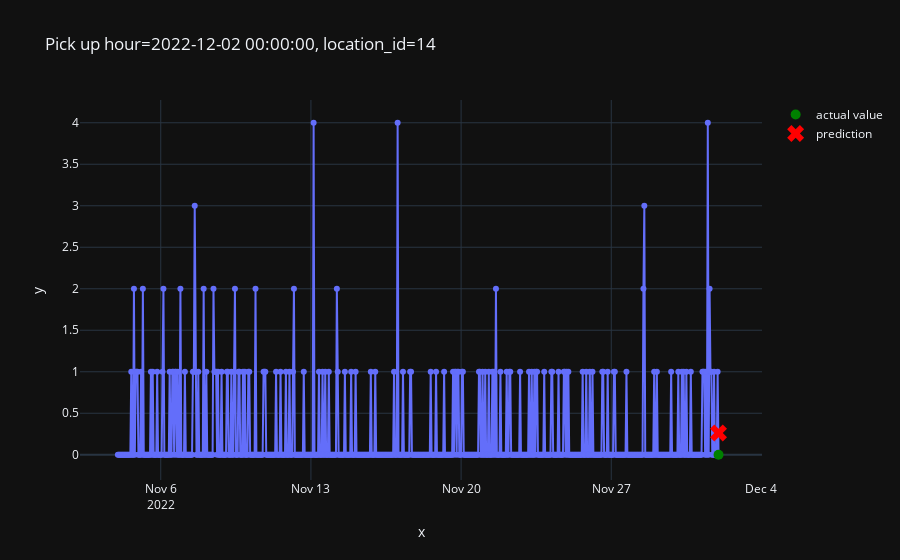

The code cell stored with this chart in its notebook:
### Code cell
from src.plot import plot_one_sample

plot_one_sample(
    example_id=2979,
    features=X_test,
    targets=y_test,
    predictions=pd.Series(predictions)
)

### Figure 1 — Plotly figure (JSON) as saved in the notebook; plotly's stock layout.template omitted (floating-point values rounded to 4 significant figures; data arrays with more than 128 entries replaced by an {"elided": "..."} marker saying what was removed)
{"data": [{"hovertemplate": "x=%{x}<br>y=%{y}<extra></extra>", "legendgroup": "", "line": {"color": "#636efa", "dash": "solid"}, "marker": {"symbol": "circle"}, "mode": "lines+markers", "name": "", "orientation": "v", "showlegend": false, "type": "scatter", "x": {"elided": "673 str values"}, "xaxis": "x", "y": {"elided": "673 int values"}, "yaxis": "y"}, {"line": {"color": "green"}, "marker": {"size": 10}, "mode": "markers", "name": "actual value", "type": "scatter", "x": ["2022-12-02T00:00:00"], "y": [0]}, {"line": {"color": "red"}, "marker": {"size": 15, "symbol": "x"}, "mode": "markers", "name": "prediction", "type": "scatter", "x": ["2022-12-02T00:00:00"], "y": [0.2629]}], "layout": {"legend": {"tracegroupgap": 0}, "title": {"text": "Pick up hour=2022-12-02 00:00:00, location_id=14"}, "xaxis": {"anchor": "y", "domain": [0, 1], "title": {"text": "x"}}, "yaxis": {"anchor": "x", "domain": [0, 1], "title": {"text": "y"}}}}
